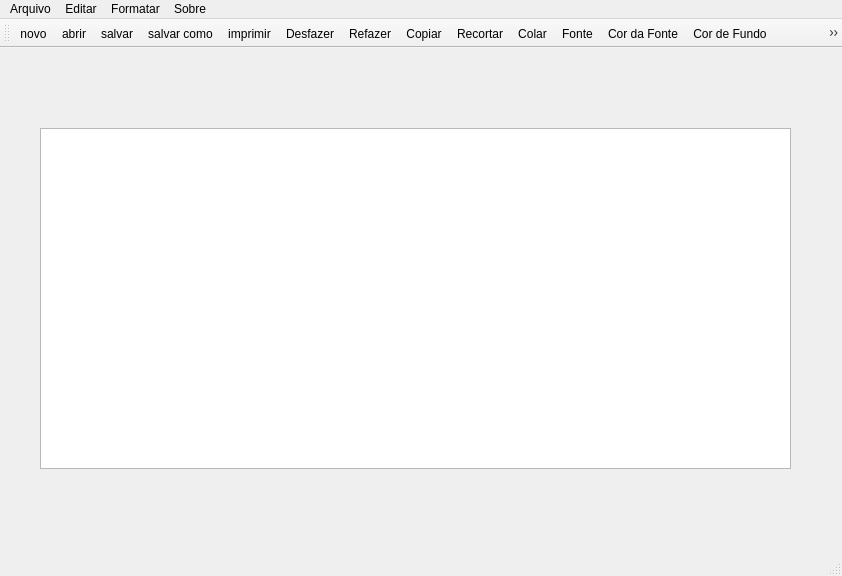
<?xml version="1.0" encoding="UTF-8"?>
<ui version="4.0">
 <class>BlocoDeNotas</class>
 <widget class="QMainWindow" name="BlocoDeNotas">
  <property name="geometry">
   <rect>
    <x>0</x>
    <y>0</y>
    <width>842</width>
    <height>576</height>
   </rect>
  </property>
  <property name="windowTitle">
   <string>BlocoDeNotas</string>
  </property>
  <widget class="QWidget" name="centralwidget">
   <widget class="QTextEdit" name="textEdit">
    <property name="geometry">
     <rect>
      <x>40</x>
      <y>80</y>
      <width>751</width>
      <height>341</height>
     </rect>
    </property>
   </widget>
  </widget>
  <widget class="QMenuBar" name="menubar">
   <property name="geometry">
    <rect>
     <x>0</x>
     <y>0</y>
     <width>842</width>
     <height>22</height>
    </rect>
   </property>
   <widget class="QMenu" name="menuArquivo">
    <property name="title">
     <string>Arquivo</string>
    </property>
    <addaction name="actionnovo"/>
    <addaction name="actionabrir"/>
    <addaction name="actionsalvar"/>
    <addaction name="actionsalvar_como"/>
    <addaction name="actionimprimir"/>
    <addaction name="actionsair"/>
   </widget>
   <widget class="QMenu" name="menueditar">
    <property name="title">
     <string>Editar</string>
    </property>
    <addaction name="actionDesfazer"/>
    <addaction name="actionRefazer"/>
    <addaction name="actionCopiar"/>
    <addaction name="actionRecortar"/>
    <addaction name="actionColar"/>
   </widget>
   <widget class="QMenu" name="menuFormatar">
    <property name="title">
     <string>Formatar</string>
    </property>
    <addaction name="actionFonte"/>
    <addaction name="actionCor"/>
    <addaction name="actionCor_de_Fundo"/>
   </widget>
   <widget class="QMenu" name="menuSobre">
    <property name="title">
     <string>Sobre</string>
    </property>
    <addaction name="actionPrimeiro_Software_QT"/>
   </widget>
   <addaction name="menuArquivo"/>
   <addaction name="menueditar"/>
   <addaction name="menuFormatar"/>
   <addaction name="menuSobre"/>
  </widget>
  <widget class="QStatusBar" name="statusbar"/>
  <widget class="QToolBar" name="toolBar">
   <property name="windowTitle">
    <string>toolBar</string>
   </property>
   <attribute name="toolBarArea">
    <enum>TopToolBarArea</enum>
   </attribute>
   <attribute name="toolBarBreak">
    <bool>false</bool>
   </attribute>
   <addaction name="actionnovo"/>
   <addaction name="actionabrir"/>
   <addaction name="actionsalvar"/>
   <addaction name="actionsalvar_como"/>
   <addaction name="actionimprimir"/>
   <addaction name="actionDesfazer"/>
   <addaction name="actionRefazer"/>
   <addaction name="actionCopiar"/>
   <addaction name="actionRecortar"/>
   <addaction name="actionColar"/>
   <addaction name="actionFonte"/>
   <addaction name="actionCor"/>
   <addaction name="actionCor_de_Fundo"/>
   <addaction name="actionPrimeiro_Software_QT"/>
   <addaction name="actionsair"/>
  </widget>
  <action name="actionnovo">
   <property name="icon">
    <iconset resource="recursos.qrc">
     <normaloff>:/icone/icones/new.png</normaloff>:/icone/icones/new.png</iconset>
   </property>
   <property name="text">
    <string>novo</string>
   </property>
  </action>
  <action name="actionabrir">
   <property name="icon">
    <iconset resource="recursos.qrc">
     <normaloff>:/icone/icones/abrir.png</normaloff>:/icone/icones/abrir.png</iconset>
   </property>
   <property name="text">
    <string>abrir</string>
   </property>
  </action>
  <action name="actionsalvar">
   <property name="icon">
    <iconset resource="recursos.qrc">
     <normaloff>:/icone/icones/save[.png</normaloff>:/icone/icones/save[.png</iconset>
   </property>
   <property name="text">
    <string>salvar</string>
   </property>
  </action>
  <action name="actionsalvar_como">
   <property name="icon">
    <iconset resource="recursos.qrc">
     <normaloff>:/icone/icones/image.png</normaloff>:/icone/icones/image.png</iconset>
   </property>
   <property name="text">
    <string>salvar como</string>
   </property>
  </action>
  <action name="actionimprimir">
   <property name="icon">
    <iconset resource="recursos.qrc">
     <normaloff>:/icone/icones/print.png</normaloff>:/icone/icones/print.png</iconset>
   </property>
   <property name="text">
    <string>imprimir</string>
   </property>
  </action>
  <action name="actionsair">
   <property name="icon">
    <iconset resource="recursos.qrc">
     <normaloff>:/icone/icones/corn_7409364.png</normaloff>:/icone/icones/corn_7409364.png</iconset>
   </property>
   <property name="text">
    <string>sair</string>
   </property>
  </action>
  <action name="actionDesfazer">
   <property name="icon">
    <iconset resource="recursos.qrc">
     <normaloff>:/icone/icones/gato1.png</normaloff>:/icone/icones/gato1.png</iconset>
   </property>
   <property name="text">
    <string>Desfazer</string>
   </property>
  </action>
  <action name="actionRefazer">
   <property name="icon">
    <iconset resource="recursos.qrc">
     <normaloff>:/icone/icones/redo.png</normaloff>:/icone/icones/redo.png</iconset>
   </property>
   <property name="text">
    <string>Refazer</string>
   </property>
  </action>
  <action name="actionCopiar">
   <property name="icon">
    <iconset resource="recursos.qrc">
     <normaloff>:/icone/icones/instagram_6422200.png</normaloff>:/icone/icones/instagram_6422200.png</iconset>
   </property>
   <property name="text">
    <string>Copiar</string>
   </property>
  </action>
  <action name="actionRecortar">
   <property name="icon">
    <iconset resource="recursos.qrc">
     <normaloff>:/icone/icones/cut.png</normaloff>:/icone/icones/cut.png</iconset>
   </property>
   <property name="text">
    <string>Recortar</string>
   </property>
  </action>
  <action name="actionColar">
   <property name="icon">
    <iconset resource="recursos.qrc">
     <normaloff>:/icone/icones/colar1.png</normaloff>:/icone/icones/colar1.png</iconset>
   </property>
   <property name="text">
    <string>Colar</string>
   </property>
  </action>
  <action name="actionFonte">
   <property name="icon">
    <iconset resource="recursos.qrc">
     <normaloff>:/icone/icones/font.png</normaloff>:/icone/icones/font.png</iconset>
   </property>
   <property name="text">
    <string>Fonte</string>
   </property>
  </action>
  <action name="actionCor">
   <property name="icon">
    <iconset resource="recursos.qrc">
     <normaloff>:/icone/icones/corfonte.png</normaloff>:/icone/icones/corfonte.png</iconset>
   </property>
   <property name="text">
    <string> Cor da Fonte</string>
   </property>
  </action>
  <action name="actionCor_de_Fundo">
   <property name="icon">
    <iconset resource="recursos.qrc">
     <normaloff>:/icone/icones/corfunfo.png</normaloff>:/icone/icones/corfunfo.png</iconset>
   </property>
   <property name="text">
    <string>Cor de Fundo</string>
   </property>
  </action>
  <action name="actionPrimeiro_Software_QT">
   <property name="icon">
    <iconset resource="recursos.qrc">
     <normaloff>:/icone/icones/qt.png</normaloff>:/icone/icones/qt.png</iconset>
   </property>
   <property name="text">
    <string>Primeiro Software QT</string>
   </property>
  </action>
 </widget>
 <resources>
  <include location="recursos.qrc"/>
 </resources>
 <connections/>
</ui>
